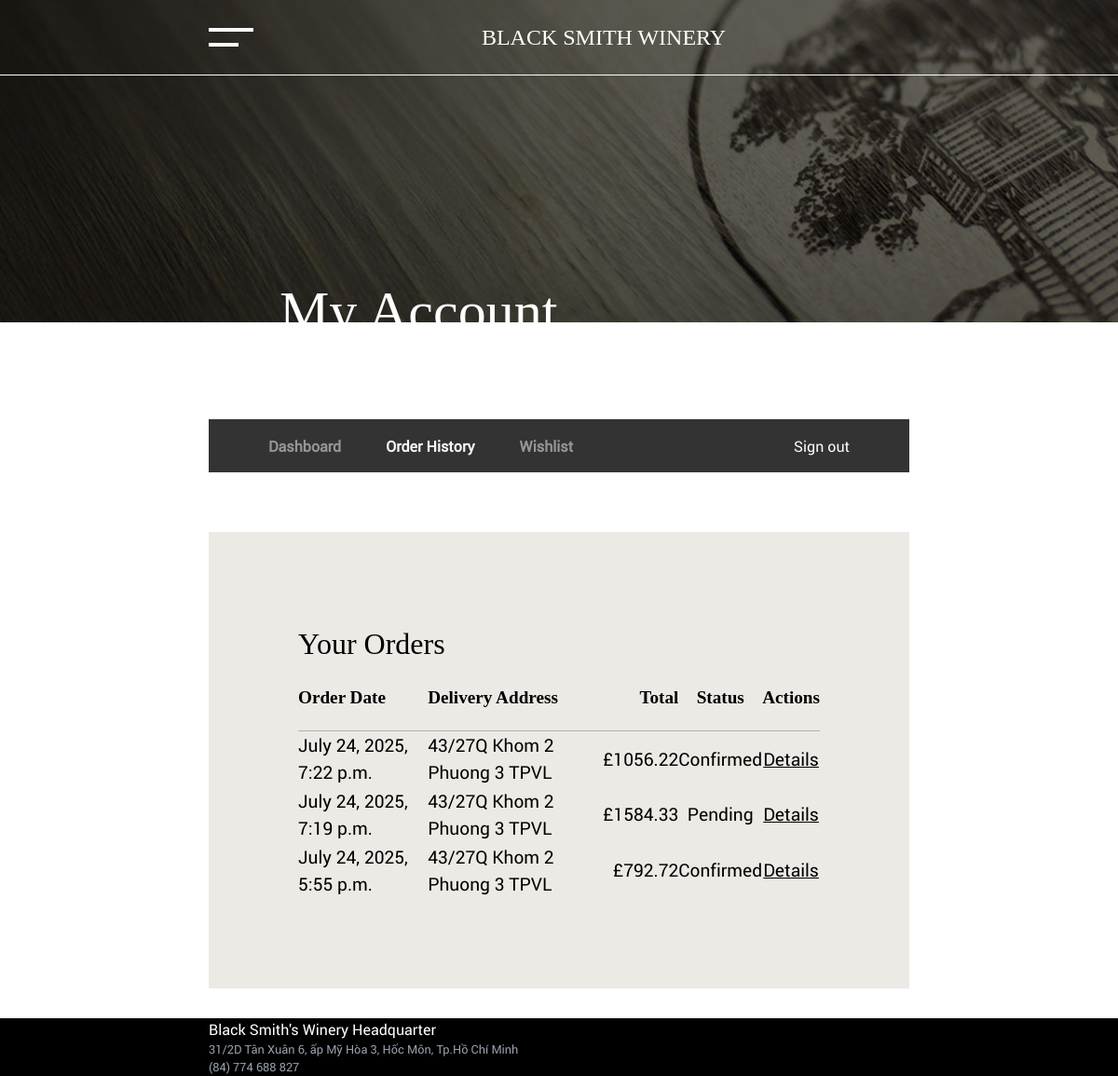
Page /account/order-history (signed in) on the committed database.
### order/models/order.py (models this page shows, shortened)
class Order(models.Model):
    id = models.UUIDField(primary_key=True, default=uuid.uuid4, editable=False)
    user = models.ForeignKey(
        CustomUser, on_delete=models.CASCADE, blank=True, null=True
    )
    customer_first_name = models.CharField(max_length=100)
    customer_last_name = models.CharField(max_length=100)
    customer_email = models.EmailField()
    customer_phone = models.CharField(max_length=11)
    country = models.ForeignKey(Country, on_delete=models.CASCADE)
    city = models.CharField(max_length=100)
    postal_code = models.CharField(max_length=10, null=True, blank=True)
    shipping_address = models.CharField(max_length=255)
    grand_total = models.DecimalField(decimal_places=2, max_digits=12)
    status = models.CharField(max_length=20, default="Pending")
    voucher = models.ForeignKey(Voucher, null=True, blank=True, on_delete=models.SET_NULL)
    created_at = models.DateTimeField(auto_now_add=True)

### account/views.py (the view)
# urls.py: path("order-history", views.order_history, name="account/order-history"),
@login_required
def order_history(request):
    user = request.user
    if user.is_authenticated:
        orders = Order.objects.filter(user=user).order_by("-created_at")
        context = {"orders": orders, "total_orders": len(orders)}
        return render(request, "account/order-history.html", context)
    return redirect("account/login")

### account/templates/account/order-history.html (shortened to what this page needs)
{% extends "_DashboardLayout.html" %}
{% load static %}
{% block content %}
<div class="modules--0 mt-0 mb-0 w-full h-[calc(17vw)]">
  <div class="top-[calc(-12.1rem)] h-[calc(45vw)] left-0 w-full overflow-hidden absolute">
    <div class="slide--0 inactive top-0 left-0 w-full h-full z-0 absolute">
      <div class="w-full h-full">
        <picture class="w-full h-full object-cover">
          <img class="w-full h-full object-cover" src="{% static "/images/banners/account_banner.jpg" %}" />
        </picture>
      </div>
    </div>
  </div>
  <div class="top-[25%] left-[25%] mr-auto ml-auto absolute visible">
    <h1 class="font-[GTSuperDisplay] text-white text-[5vw]">
        My Account
    </h1>
    <h1 class="font-[GTSuperDisplay] text-white text-[5vw] pt-[1rem] italic font-thin">
        Welcome Back, {{ first_name }}
    </h1>
  </div>
</div>
<div class="modules--1 bg-white">
  <div class="z-[999] text-white">
    <div class="flex bg-[#333333] h-[4.8vw] z-[5] relative -mt-[2.4vw] items-center justify-between px-[4rem]">
      <div class="flex items-center justify-center">
        <div class="h-full flex items-center mr-[4vw]">
          <a class="font-bold text-[1rem] text-[#FAF8F5] opacity-50" href="{% url 'account/dashboard' %}">Dashboard</a>
        </div>
        <div class="h-full flex items-center mr-[4vw]">
          <a class="font-bold text-[1rem] text-[#FAF8F5]" href="{% url 'account/order-history' %}">Order History</a>
        </div>
        <div class="h-full flex items-center mr-[4vw]">
          <a class="font-bold text-[1rem] text-[#FAF8F5] opacity-50" href="{% url 'account/wishlist' %}">Wishlist</a>
        </div>
      </div>
      <div>
        <a class="text-[1rem]" href="{% url 'account/logout' %}">Sign out</a>
      </div>
    </div>
  </div>
</div>
<div class="modules--2 bg-white mt-[4rem] mb-[2rem]">
  <div class="w-full bg-[#EDEAE6]">
    <div class="h-full w-full p-[6rem] ">
      <div class="flex justify-between items-center">
        <h1 class="font-[GTSuperDisplay] text-[2rem]">
          Your Orders
        </h1>
      </div>
      <div class="w-full">
        <table class="w-full">
          <thead>
            <tr class="text-[1.2rem] font-[GTSuperDisplay]">
              <th class="text-left py-[20px] border-b-[1px] border-b-[#b2b2b2]">Order Date</th>
              <th class="text-left py-[20px] border-b-[1px] border-b-[#b2b2b2]">Delivery Address</th>
              <th class="text-right py-[20px] border-b-[1px] border-b-[#b2b2b2]">Total</th>
              <th class="text-center py-[20px] border-b-[1px] border-b-[#b2b2b2]">Status</th>
              <th class="text-center py-[20px] border-b-[1px] border-b-[#b2b2b2]">Actions</th>
            </tr>
          </thead>
          <tbody class="pt-[1rem]">
            {% for order in orders  %}
            <tr class="text-[1.2rem] h-[60px]">
              <td class="text-left ml-auto">{{ order.created_at }}</td>
              <td class="text-left ml-auto">{{ order.shipping_address }}</td>
              <td class="text-right">£{{ order.grand_total }}</td>
              <td class="text-center ml-auto mr-auto">{{ order.status }}</td>
              <td class="text-center">
                <a class="underline" href="{% url 'order/details' order.id %}">Details</a>
              </td>
            </tr>
            {% endfor %}
          </tbody>
        </table>
      </div>
    </div>
  </div>
</div>
{% endblock content %}

### rows in the picture
Order: created_at "July 24, 2025, 7:22 p.m.", shipping_address "43/27Q Khom 2 Phuong 3 TPVL", grand_total "1056.22", status "Confirmed"
Order: created_at "July 24, 2025, 7:19 p.m.", shipping_address "43/27Q Khom 2 Phuong 3 TPVL", grand_total "1584.33", status "Pending"
Order: created_at "July 24, 2025, 5:55 p.m.", shipping_address "43/27Q Khom 2 Phuong 3 TPVL", grand_total "792.72", status "Confirmed"
